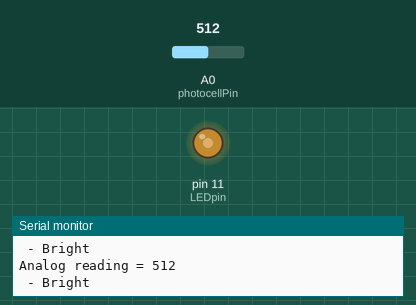
The sketch below on a simulated Arduino Uno, built with avr-gcc and run on an emulated ATmega328P. Parts: output pins drawn as LEDs (lit = HIGH), the last lines printed to the serial monitor. The inputs (shaded band) are chosen by the test bench; at power-on: A0 (photocellPin) = 512.

Above: at 1.8 s.
1.9 s: A0 (photocellPin) set to 810
At 2.8 s:
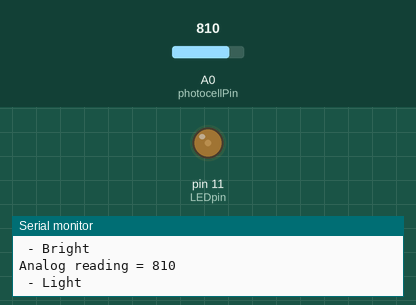
3.5 s: A0 (photocellPin) set to 1023
At 4.3 s:
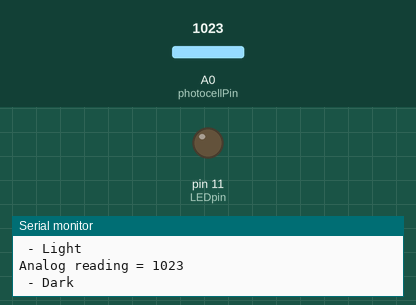
5.5 s: A0 (photocellPin) set to 190
At 7.1 s:
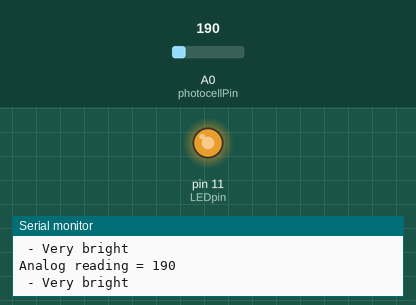
7.5 s: A0 (photocellPin) set to 306
At 8.6 s:
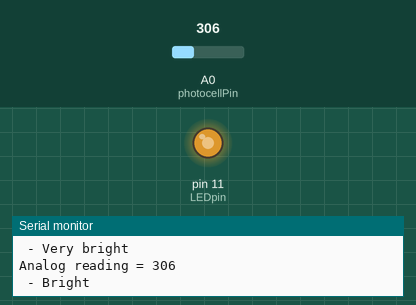
9.5 s: A0 (photocellPin) set to 510
At 11.4 s:
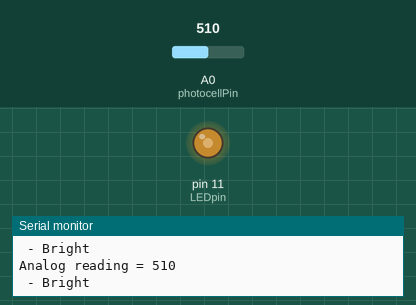
Timing chart, 0 to 12.5 s (numbered marks = the images above; inputs shaded):
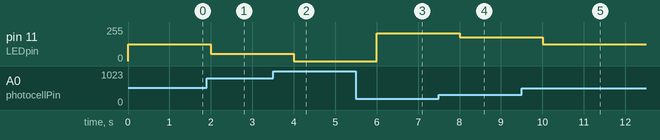

The sketch:

Fotoresistenza.ino
```cpp
/* Photocell simple testing sketch.

Connect one end of the photocell to 5V, the other end to Analog 0.
Then connect one end of a 10K resistor from Analog 0 to ground
Connect LED from pin 11 through a resistor to ground

*/

int photocellPin = 0;     // the cell and 10K pulldown are connected to a0
int photocellReading;     // the analog reading from the sensor divider
int LEDpin = 11;          // connect Red LED to pin 11 (PWM pin)
int LEDbrightness;        //
void setup(void) {
  // We'll send debugging information via the Serial monitor
  Serial.begin(9600);
}

void loop(void) {
  photocellReading = analogRead(photocellPin);

  Serial.print("Analog reading = ");
  Serial.println(photocellReading);     // the raw analog reading

  // LED gets brighter the darker it is at the sensor
  // that means we have to -invert- the reading from 0-1023 back to 1023-0
  photocellReading = 1023 - photocellReading;
  //now we have to map 0-1023 to 0-255 since thats the range analogWrite uses
  LEDbrightness = map(photocellReading, 0, 1023, 0, 255);
  analogWrite(LEDpin, LEDbrightness);

  // We'll have a few threshholds, qualitatively determined
  if (photocellReading < 10) {
    Serial.println(" - Dark");
  } else if (photocellReading < 200) {
    Serial.println(" - Dim");
  } else if (photocellReading < 500) {
    Serial.println(" - Light");
  } else if (photocellReading < 800) {
    Serial.println(" - Bright");
  } else {
    Serial.println(" - Very bright");
  }
  delay(1000);
}
```

Measured:
- after the input at 1.9 s, pin 11 (LEDpin): 127/255 → 53/255 after 0.10 s
- after the input at 3.5 s, pin 11 (LEDpin): 53/255 → 0/255 after 0.50 s
- after the input at 5.5 s, pin 11 (LEDpin): 0/255 → 207/255 after 0.50 s
- after the input at 7.5 s, pin 11 (LEDpin): 207/255 → 178/255 after 0.51 s
- after the input at 9.5 s, pin 11 (LEDpin): 178/255 → 127/255 after 0.51 s
